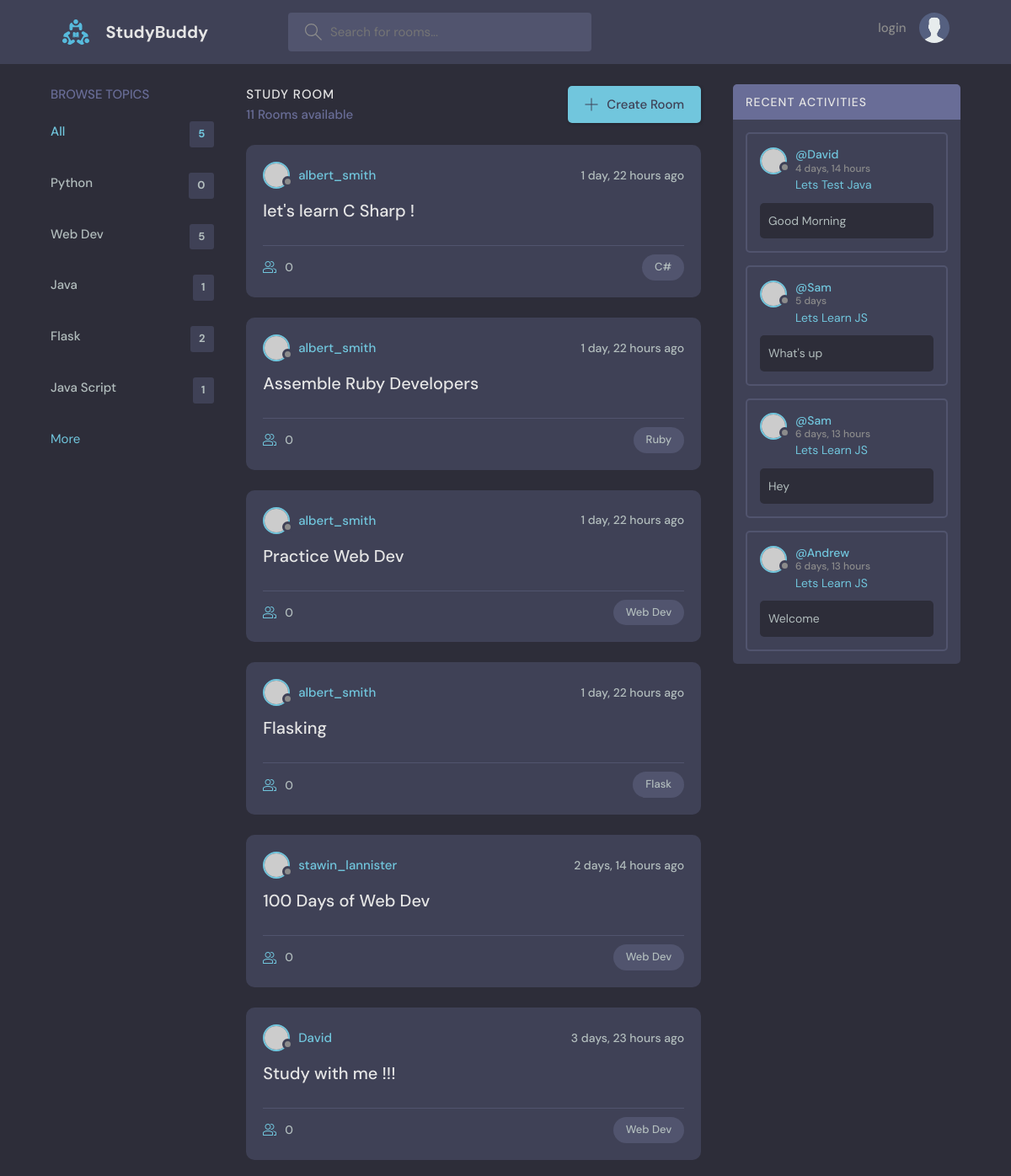
/ (upper part), run on an earlier commit of the app's database.
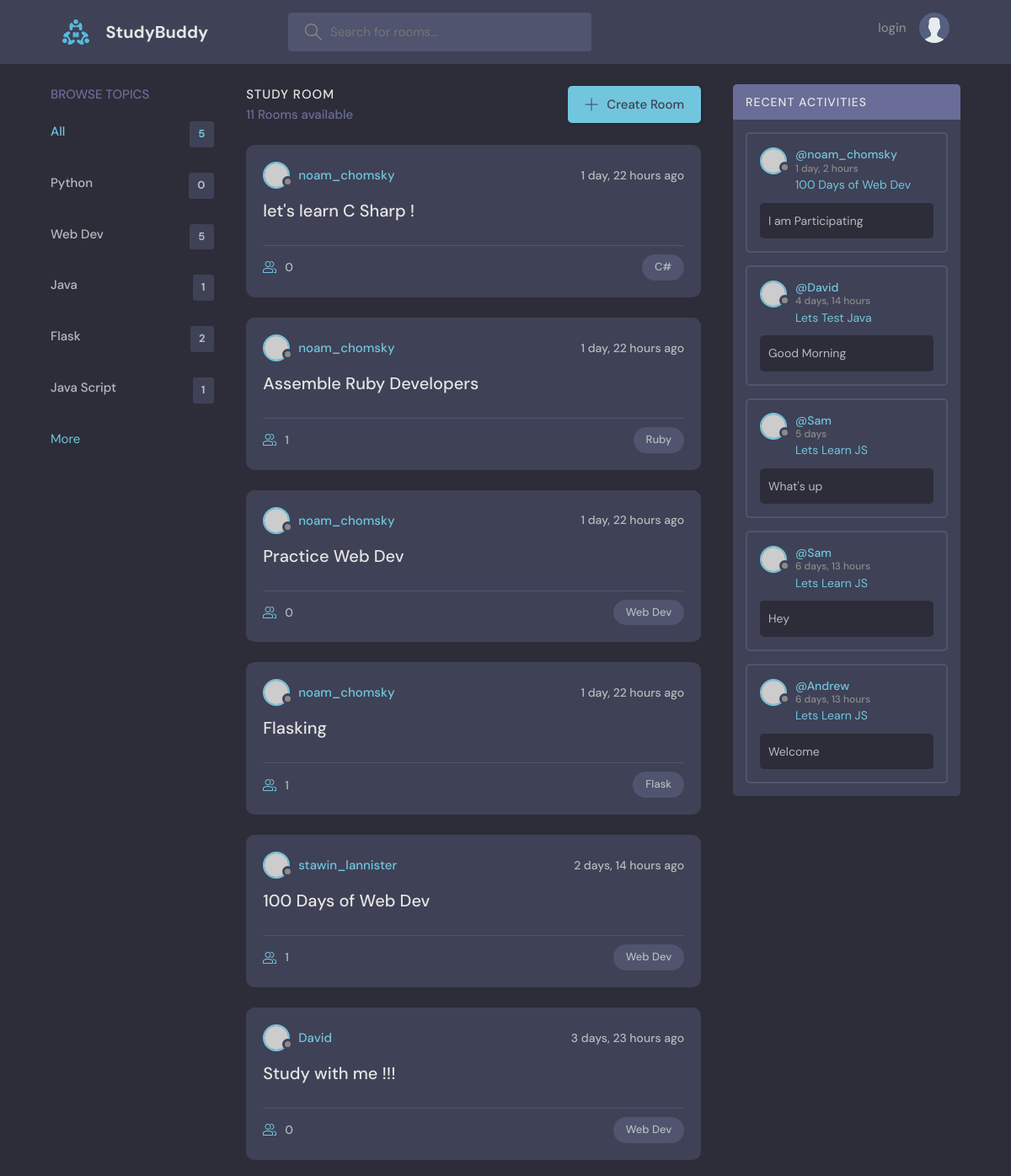
And on a later commit of the database.
### base/models.py (models this page shows, shortened)
class Topic(models.Model):
    name=models.CharField(max_length=200)

class Room(models.Model):
    host = models.ForeignKey(User,on_delete=models.SET_NULL,null=True)
    topic=models.ForeignKey(Topic,on_delete=models.SET_NULL,null=True) #if topic was placed below Room then we must put Topic under Singles Commas i.e 'Topic',on_delete=models.CASCADE
    name=models.CharField(max_length=200)
    description=models.TextField(null=True,blank=True);
    participants=models.ManyToManyField(User,related_name='participants',blank=True)
    updated =models.DateTimeField(auto_now=True)   #automatic
    created =models.DateTimeField(auto_now_add=True)  #it will only save a value once i.e the time it is created
    class Meta:
        ordering = ['-updated','-created']  # '-' puts the new data field before all the prefilled data
    def __str__(self):
        return self.name

class Message(models.Model):
    user=models.ForeignKey(User,on_delete=models.CASCADE)
    room=models.ForeignKey(Room,on_delete=models.CASCADE)
    body=models.TextField()
    updated=models.DateTimeField(auto_now=True)
    created=models.DateTimeField(auto_now_add=True)
    class Meta:
        ordering = ['-updated','-created']  # '-' puts the new data field before all the prefilled data
    def __str__(self):
        return self.body[0:50]

### base/views.py (the view)
# urls.py: path('',views.home,name="home"),
def home(request):
    q=request.GET.get('q') if request.GET.get('q')!=None else '' #whatever we passed onto the url
    rooms=Room.objects.filter(
        Q(topic__name__contains=q)|
        Q(name__icontains=q)|
        Q(description__icontains=q)
        )
    topics=Topic.objects.all()[0:5]  #to limit the number of topics shown to 5
    room_count=rooms.count()
    room_messages=Message.objects.filter(Q(room__topic__name__icontains=q))
    context={'rooms':rooms,'topics':topics,'room_count':room_count,'room_messages':room_messages}
    return render(request,'base/home.html',context)

### base/templates/base/home.html (shortened to what this page needs)
{% extends 'main.html' %}
{% block content %}
<main class="layout layout--3">
  <div class="container">
    <div>
      {% include 'base/topic_component.html' %}
     </div>
    <div class="roomList">
      <div class="roomList__header">
        <div>
          <h2>Study Room</h2>
          <p>{{room_count}} Rooms available</p>
        </div>
        <a class="btn btn--main" href="{% url 'create-room' %}">
          <svg version="1.1" xmlns="http://www.w3.org/2000/svg" width="32" height="32" viewBox="0 0 32 32">
            <title>add</title>
            <path
              d="M16.943 0.943h-1.885v14.115h-14.115v1.885h14.115v14.115h1.885v-14.115h14.115v-1.885h-14.115v-14.115z">
            </path>
          </svg>
          Create Room
        </a>
      </div>
      {% include 'base/feed_component.html' %}
    </div>
    {% include 'base/activity_component.html'%}
  </div>
</main>
{% endblock content %}

### base/templates/base/topic_component.html
<div class="topics">
    <div class="topics__header">
        <h2>Browse Topics</h2>
    </div>
    <ul class="topics__list">
        <li>
            <a href="{% url 'home' %}" class="active">All<span>{{topics.count}}</span></a>
        </li>
        {% for topic in topics %}
        <li>
            <a href="{% url 'home' %}?q={{topic.name}}">{{topic.name}}<span>{{topic.room_set.all.count}}</span></a>
        </li>
        {% endfor %}
    </ul>
    <a  href="{% url 'topics' %}">More</a>
</div>

### base/templates/base/feed_component.html (shortened to what this page needs)
{% for room in rooms %}
<div style="width:100%" class="roomListRoom">
  <div class="roomListRoom__header">
    <a href="{% url 'user-profile' room.host.id %}" class="roomListRoom__author">
      <div class="avatar avatar--small">
        <img src="https://randomuser.me/api/portraits/women/11.jpg" />
      </div>
      <span>{{room.host.username}}</span>
    </a>
    <div class="roomListRoom__actions">
      <span>{{room.created|timesince}} ago</span>
    </div>
  </div>
  <div class="roomListRoom__content">
    <a href="{% url 'room' room.id %}">{{room.name}}</a>
  </div>
  <div class="roomListRoom__meta">
    <a href="{% url 'room' room.id %}" class="roomListRoom__joined">
     {{room.participants.all.count}}
    </a>
    <p class="roomListRoom__topic">{{room.topic.name}}</p>
  </div>
</div>
{% endfor %}

### base/templates/base/activity_component.html (shortened to what this page needs)
<div class="activities">
  <div class="activities__header">
    <h2>Recent Activities</h2>
  </div>
  {% for message in room_messages %}
  <div class="activities__box">
    <div class="activities__boxHeader roomListRoom__header">
      <a href="{% url 'user-profile' message.user.id%}" class="roomListRoom__author">
        <div class="avatar avatar--small">
          <img src="https://randomuser.me/api/portraits/women/11.jpg" />
        </div>
        <p>
          @{{message.user}}
          <span>{{message.created|timesince}}</span>
        </p>
      </a>
    </div>
    <div class="activities__boxContent">
      <p><a href="{% url 'room' message.room.id %}">{{message.room}}</a></p>
      <div class="activities__boxRoomContent">
        {{message}}
      </div>
    </div>
  </div>
  {% endfor %}
</div>

What changed in the data, as far as the page shows it:
changed through a linked row, Room "let's learn C Sharp !": host.username "albert_smith" → "noam_chomsky"
changed through a linked row, Room "Assemble Ruby Developers": host.username "albert_smith" → "noam_chomsky"; participants.all.count "0" → "1"
changed through a linked row, Room "Practice Web Dev": host.username "albert_smith" → "noam_chomsky"
changed through a linked row, Room "Flasking": host.username "albert_smith" → "noam_chomsky"; participants.all.count "0" → "1"
computed for Room "100 Days of Web Dev": participants.all.count "0" → "1"
added Message: user "noam_chomsky", created "1 day, 2 hours", room "100 Days of Web Dev", body "I am Participating"
